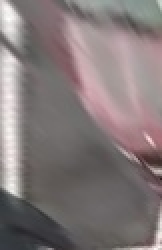
#> input picture dataset/rawdataset/empty/10.jpg, 81 x 125 px, given in place of p.mp4, which was not available (shown 2 times larger)
$ python park.py   (older library calls are emulated)
#> lines starting #> are read from the running program, lines starting #| are printed output that depends on the picture; after the words box and inside, x2 and y2 are one past the last pixel; in counts of white or black regions, pixels touching at a corner belong together; pictures that were not available may be replaced by others from this repository, and a replacement may not be noted
import cv2
import imutils
from imutils import perspective
import numpy as np
from matplotlib import pyplot as plt
import time
vs = cv2.VideoCapture('p.mp4')
fps = 12
#capSize = (640, 480)
#capSize = (1280,720)
capSize = (640,360)
#capSize = (1920,1080)
#fourcc = cv2.VideoWriter_fourcc(*'DIVX')
fourcc = cv2.VideoWriter_fourcc('m', 'p', '4', 'v')
#fourcc = cv2.VideoWriter_fourcc(*'XVID')

out = cv2.VideoWriter()
success = out.open('./teste5.mp4',fourcc,fps,capSize,True)
check = False
while vs.isOpened():
    ret, frame = vs.read()
#> frame is the input picture: shape (125, 81, 3); mean B, G, R 121.4, 121.1, 131.1
    frame = imutils.resize(frame, width=700)
#> frame: shape (1080, 700, 3)


    minX, minY, maxX, maxY = 287, 55, 366, 170
    box = frame[minY:maxY, minX:maxX]
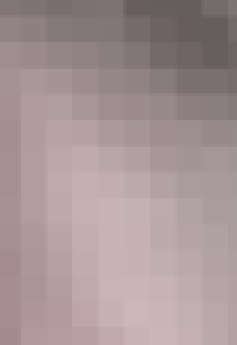
#> box: shape (115, 79, 3) (shown 3 times larger); mean B, G, R 151, 148.6, 166.1

    box = imutils.resize(box, width=200)
#> box: shape (291, 200, 3)


    gray = cv2.cvtColor(box, cv2.COLOR_BGR2GRAY)
    cv2.imshow("gray ", gray )
    print(gray.shape)
#| (291, 200)


    gray = cv2.GaussianBlur(gray, (11, 11), 0)
    cv2.imshow("gau ", gray )

    #gray = cv2.medianBlur(gray,17)
    #cv2.imshow("media ", gray )

    light = cv2.threshold(gray, 95, 255, cv2.THRESH_BINARY)[1]
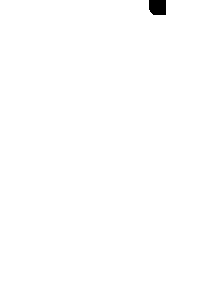
#> light: shape (291, 200); 99.6% white; 1 black region, box (x1, y1, x2, y2) and area: (149, 0, 166, 15) 244
    cv2.imshow("light", light)

    #thresh = cv2.threshold(light, 50, 255, cv2.THRESH_BINARY | cv2.THRESH_OTSU)[1]
    #cv2.imshow("Otsu", thresh)


    thresh = cv2.dilate(light, None, iterations=10)
#> thresh: shape (291, 200); every value is 255
    thresh = cv2.erode(thresh, None, iterations=10)

    thresh = cv2.erode(thresh, None, iterations=10)
    thresh = cv2.dilate(thresh, None, iterations=20)


    cv2.imshow("thresh", thresh)

    # [6 lines of commented-out code are left out]

    cv2.rectangle(frame, (minX, minY), (maxX, maxY), (0, 0, 255), 2)
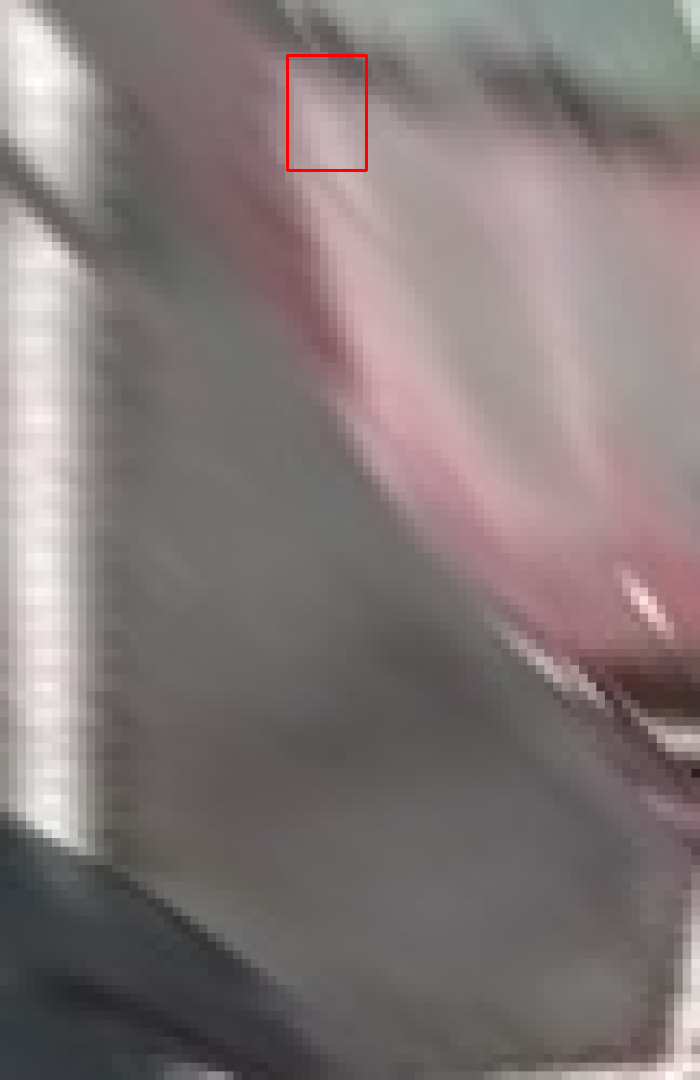
#> frame: shape (1080, 700, 3); mean B, G, R 121.1, 120.9, 131.2


    #cv2.imshow("Frame", box)
    #cv2.imshow("Perspective Transform", gray)

    out.write(frame)
    key = cv2.waitKey(1) & 0xFF
#> (key q is pressed here)

    check = False

    if check == False:
        frame1 = np.array(thresh)
        a = np.count_nonzero(frame1==0)
#> a = 0
        print('A: %s' %a)
#| A: 0
        soma = sum(thresh)
#> soma = 200 values from 221 to 221
        soma = sum(soma)
#> soma = 44200
        #print(soma)
        check = True

    if soma < 10000:
        cv2.putText(frame, 'OK', (10, frame.shape[0] - 10), cv2.FONT_HERSHEY_SIMPLEX, 2.35, (0, 0, 255), 3)

    cv2.imshow("frame", frame)
    # Se a tecla 'q' for pressionada, finaliza com o loop
    if key == ord("q"):
        break

    if key == ord('p'):
        hist = cv2.calcHist([gray], [0], None, [256], [0,256])
        plt.plot(hist)
        plt.show()

    time.sleep(0.1)

$ run again, on dataset/rawdataset/empty/102.jpg
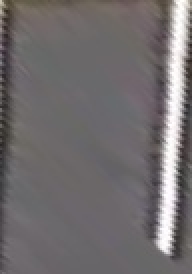
#> input picture dataset/rawdataset/empty/102.jpg, 96 x 137 px, given in place of p.mp4, which was not available (shown 2 times larger)
#> frame is the input picture: shape (137, 96, 3); mean B, G, R 110.6, 109.3, 113.6
#> `box = frame[minY:maxY, minX:maxX]`:
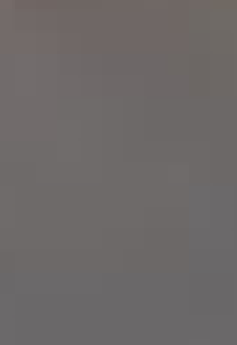
#> box: shape (115, 79, 3) (shown 3 times larger); mean B, G, R 104.2, 104.9, 109.2
#| (291, 200)
#> light: shape (291, 200); every value is 255
#> `cv2.rectangle(frame, (minX, minY), (maxX, maxY), (0, 0, 255), 2)`:
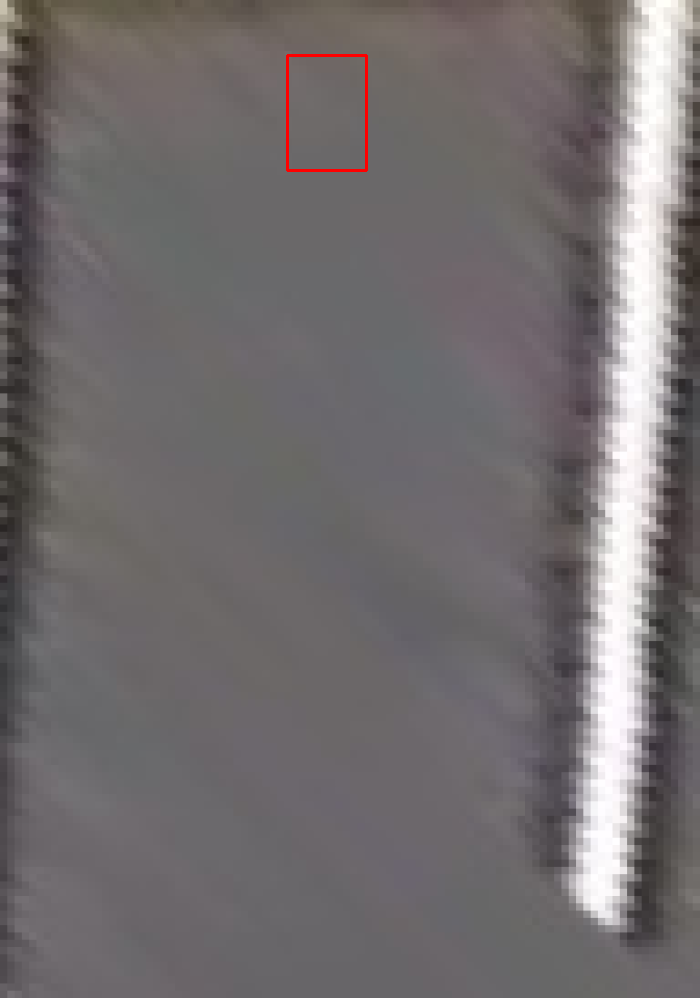
#> frame: shape (998, 700, 3); mean B, G, R 110.4, 109.1, 113.8
#> a = 0
#| A: 0
#> `soma = sum(thresh)`: soma = 200 values from 221 to 221
#> `soma = sum(soma)`: soma = 44200

$ run again, on dataset/rawdataset/empty/103.jpg
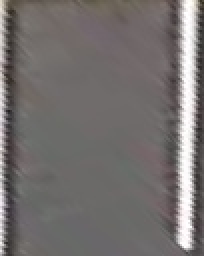
#> input picture dataset/rawdataset/empty/103.jpg, 102 x 128 px, given in place of p.mp4, which was not available (shown 2 times larger)
#> frame is the input picture: shape (128, 102, 3); mean B, G, R 111, 112, 116.4
#> `box = frame[minY:maxY, minX:maxX]`:
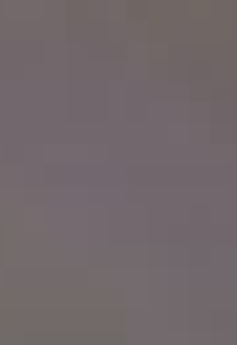
#> box: shape (115, 79, 3) (shown 3 times larger); mean B, G, R 106.9, 103.8, 113.8
#| (291, 200)
#> light: shape (291, 200); every value is 255
#> `cv2.rectangle(frame, (minX, minY), (maxX, maxY), (0, 0, 255), 2)`:
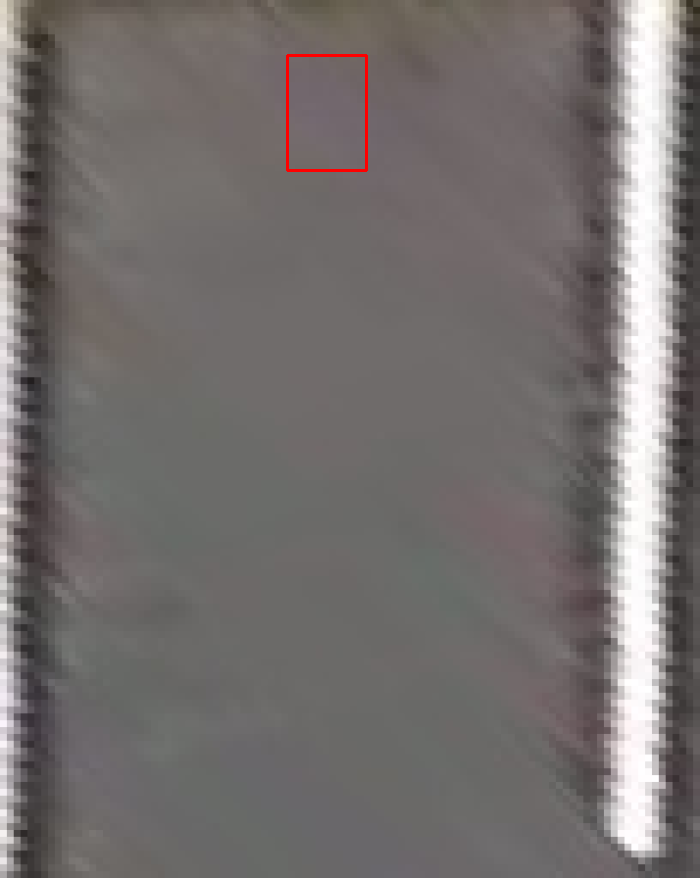
#> frame: shape (878, 700, 3); mean B, G, R 110.8, 111.8, 116.7
#> a = 0
#| A: 0
#> `soma = sum(thresh)`: soma = 200 values from 221 to 221
#> `soma = sum(soma)`: soma = 44200

$ run again, on dataset/rawdataset/empty/104.jpg
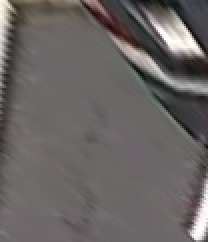
#> input picture dataset/rawdataset/empty/104.jpg, 104 x 121 px, given in place of p.mp4, which was not available (shown 2 times larger)
#> frame is the input picture: shape (121, 104, 3); mean B, G, R 99.5, 100.5, 104.3
#| (291, 200)
#> `light = cv2.threshold(gray, 95, 255, cv2.THRESH_BINARY)[1]`:
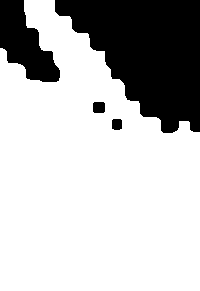
#> light: shape (291, 200); 74.1% white; 4 black regions, box (x1, y1, x2, y2) and area: (55, 0, 200, 133) 12114, (0, 0, 60, 82) 2744, (93, 102, 105, 113) 128, (112, 119, 122, 130) 104
#> `cv2.rectangle(frame, (minX, minY), (maxX, maxY), (0, 0, 255), 2)`:
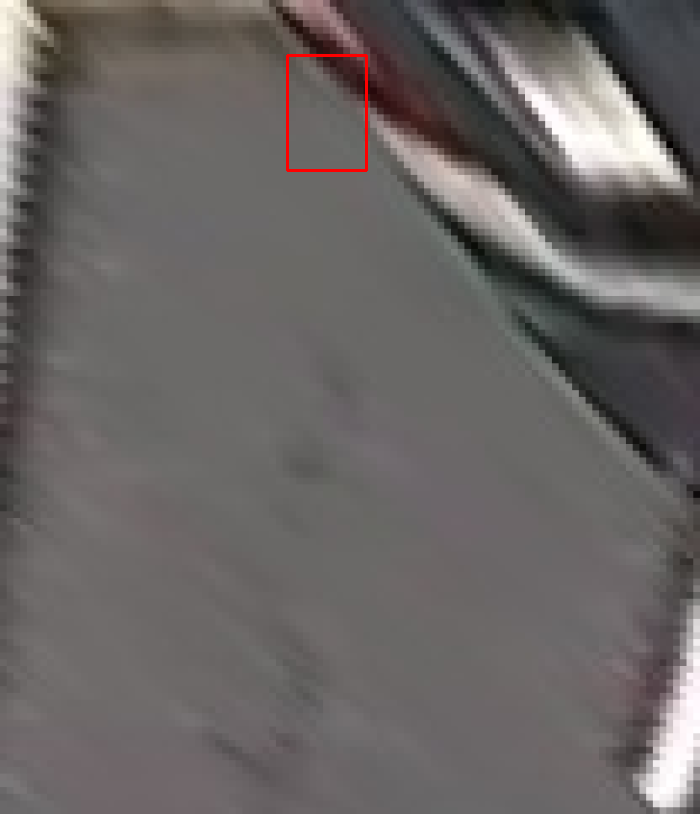
#> frame: shape (814, 700, 3); mean B, G, R 99.3, 100.4, 104.6
#> a = 10315
#| A: 10315
#> `soma = sum(thresh)`: soma = 200 values, max 252 at index 14, min 2 at index 100, mean 126.7
#> `soma = sum(soma)`: soma = 25331
